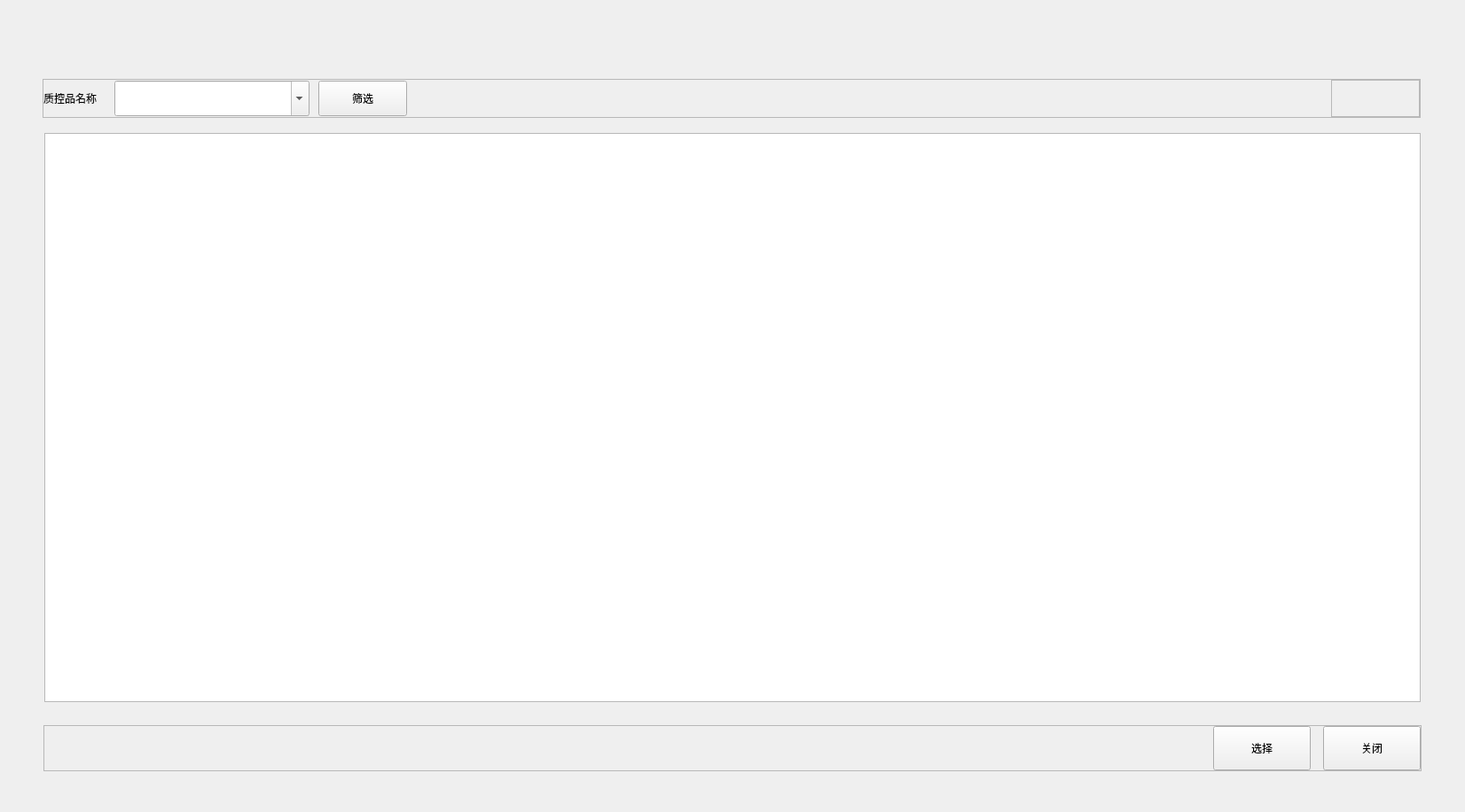
<?xml version="1.0" encoding="UTF-8"?>
<ui version="4.0">
 <class>DefaultQcDlg</class>
 <widget class="BaseDlg" name="DefaultQcDlg">
  <property name="geometry">
   <rect>
    <x>0</x>
    <y>0</y>
    <width>1652</width>
    <height>916</height>
   </rect>
  </property>
  <property name="windowTitle">
   <string>DefaultQcDlg</string>
  </property>
  <widget class="QTableView" name="DefaultQcTbl">
   <property name="geometry">
    <rect>
     <x>50</x>
     <y>150</y>
     <width>1552</width>
     <height>642</height>
    </rect>
   </property>
   <property name="styleSheet">
    <string notr="true">QScrollBar::handle:vertical#BackRgntQcTbl  {
    margin: 46px 3px 3px 2px;
}

QScrollBar::sub-line:vertical#BackRgntQcTbl  {
    height: 43px; 
    border-bottom: 1px solid #a4a4a4;
}</string>
   </property>
   <property name="horizontalScrollMode">
    <enum>QAbstractItemView::ScrollPerPixel</enum>
   </property>
   <property name="showGrid">
    <bool>false</bool>
   </property>
   <attribute name="horizontalHeaderDefaultSectionSize">
    <number>1</number>
   </attribute>
   <attribute name="horizontalHeaderHighlightSections">
    <bool>false</bool>
   </attribute>
   <attribute name="horizontalHeaderStretchLastSection">
    <bool>true</bool>
   </attribute>
   <attribute name="verticalHeaderDefaultSectionSize">
    <number>46</number>
   </attribute>
   <attribute name="verticalHeaderMinimumSectionSize">
    <number>46</number>
   </attribute>
  </widget>
  <widget class="QFrame" name="line_h">
   <property name="geometry">
    <rect>
     <x>50</x>
     <y>150</y>
     <width>1552</width>
     <height>1</height>
    </rect>
   </property>
   <property name="frameShape">
    <enum>QFrame::StyledPanel</enum>
   </property>
   <property name="frameShadow">
    <enum>QFrame::Raised</enum>
   </property>
   <property name="lines" stdset="0">
    <string>solid</string>
   </property>
  </widget>
  <widget class="QFrame" name="line_h_2">
   <property name="geometry">
    <rect>
     <x>50</x>
     <y>791</y>
     <width>1552</width>
     <height>1</height>
    </rect>
   </property>
   <property name="frameShape">
    <enum>QFrame::StyledPanel</enum>
   </property>
   <property name="frameShadow">
    <enum>QFrame::Raised</enum>
   </property>
   <property name="lines" stdset="0">
    <string>solid</string>
   </property>
  </widget>
  <widget class="QFrame" name="line_v_1">
   <property name="geometry">
    <rect>
     <x>50</x>
     <y>150</y>
     <width>1</width>
     <height>642</height>
    </rect>
   </property>
   <property name="frameShape">
    <enum>QFrame::StyledPanel</enum>
   </property>
   <property name="frameShadow">
    <enum>QFrame::Raised</enum>
   </property>
   <property name="lines" stdset="0">
    <string>solid</string>
   </property>
  </widget>
  <widget class="QFrame" name="line_v_2">
   <property name="geometry">
    <rect>
     <x>1601</x>
     <y>150</y>
     <width>1</width>
     <height>642</height>
    </rect>
   </property>
   <property name="frameShape">
    <enum>QFrame::StyledPanel</enum>
   </property>
   <property name="frameShadow">
    <enum>QFrame::Raised</enum>
   </property>
   <property name="lines" stdset="0">
    <string>solid</string>
   </property>
  </widget>
  <widget class="QFrame" name="frame">
   <property name="geometry">
    <rect>
     <x>49</x>
     <y>818</y>
     <width>1554</width>
     <height>52</height>
    </rect>
   </property>
   <property name="minimumSize">
    <size>
     <width>1554</width>
     <height>52</height>
    </size>
   </property>
   <property name="maximumSize">
    <size>
     <width>1554</width>
     <height>52</height>
    </size>
   </property>
   <property name="frameShape">
    <enum>QFrame::StyledPanel</enum>
   </property>
   <property name="frameShadow">
    <enum>QFrame::Raised</enum>
   </property>
   <layout class="QHBoxLayout" name="horizontalLayout" stretch="1,0,0">
    <property name="spacing">
     <number>14</number>
    </property>
    <property name="leftMargin">
     <number>0</number>
    </property>
    <property name="topMargin">
     <number>0</number>
    </property>
    <property name="rightMargin">
     <number>0</number>
    </property>
    <property name="bottomMargin">
     <number>0</number>
    </property>
    <item>
     <spacer name="horizontalSpacer">
      <property name="orientation">
       <enum>Qt::Horizontal</enum>
      </property>
      <property name="sizeHint" stdset="0">
       <size>
        <width>1309</width>
        <height>20</height>
       </size>
      </property>
     </spacer>
    </item>
    <item>
     <widget class="QPushButton" name="SelBtn">
      <property name="minimumSize">
       <size>
        <width>110</width>
        <height>50</height>
       </size>
      </property>
      <property name="maximumSize">
       <size>
        <width>16777215</width>
        <height>50</height>
       </size>
      </property>
      <property name="text">
       <string>选择</string>
      </property>
      <property name="buttons" stdset="0">
       <string>btn_dlg</string>
      </property>
     </widget>
    </item>
    <item>
     <widget class="QPushButton" name="CloseBtn">
      <property name="minimumSize">
       <size>
        <width>110</width>
        <height>50</height>
       </size>
      </property>
      <property name="maximumSize">
       <size>
        <width>16777215</width>
        <height>50</height>
       </size>
      </property>
      <property name="text">
       <string>关闭</string>
      </property>
      <property name="buttons" stdset="0">
       <string notr="true">btn_dlg</string>
      </property>
     </widget>
    </item>
   </layout>
  </widget>
  <widget class="QFrame" name="frame_2">
   <property name="geometry">
    <rect>
     <x>48</x>
     <y>89</y>
     <width>1554</width>
     <height>44</height>
    </rect>
   </property>
   <property name="minimumSize">
    <size>
     <width>1554</width>
     <height>44</height>
    </size>
   </property>
   <property name="maximumSize">
    <size>
     <width>1554</width>
     <height>44</height>
    </size>
   </property>
   <property name="frameShape">
    <enum>QFrame::StyledPanel</enum>
   </property>
   <property name="frameShadow">
    <enum>QFrame::Raised</enum>
   </property>
   <layout class="QHBoxLayout" name="horizontalLayout_3" stretch="0,0,1,0">
    <property name="spacing">
     <number>20</number>
    </property>
    <property name="leftMargin">
     <number>0</number>
    </property>
    <property name="topMargin">
     <number>0</number>
    </property>
    <property name="rightMargin">
     <number>0</number>
    </property>
    <property name="bottomMargin">
     <number>0</number>
    </property>
    <item>
     <widget class="QLabel" name="QcNameLab">
      <property name="text">
       <string>质控品名称</string>
      </property>
     </widget>
    </item>
    <item>
     <layout class="QHBoxLayout" name="horizontalLayout_2">
      <property name="spacing">
       <number>10</number>
      </property>
      <item>
       <widget class="QFilterComboBox" name="QcNameCombo">
        <property name="minimumSize">
         <size>
          <width>220</width>
          <height>40</height>
         </size>
        </property>
        <property name="maximumSize">
         <size>
          <width>16777215</width>
          <height>40</height>
         </size>
        </property>
        <property name="editable">
         <bool>true</bool>
        </property>
       </widget>
      </item>
      <item>
       <widget class="QPushButton" name="QueryBtn">
        <property name="minimumSize">
         <size>
          <width>100</width>
          <height>40</height>
         </size>
        </property>
        <property name="maximumSize">
         <size>
          <width>16777215</width>
          <height>40</height>
         </size>
        </property>
        <property name="text">
         <string>筛选</string>
        </property>
        <property name="buttons" stdset="0">
         <string notr="true">flat_btn</string>
        </property>
       </widget>
      </item>
     </layout>
    </item>
    <item>
     <spacer name="horizontalSpacer_2">
      <property name="orientation">
       <enum>Qt::Horizontal</enum>
      </property>
      <property name="sizeHint" stdset="0">
       <size>
        <width>40</width>
        <height>20</height>
       </size>
      </property>
     </spacer>
    </item>
    <item>
     <widget class="QFrame" name="DevListFrame">
      <property name="minimumSize">
       <size>
        <width>100</width>
        <height>42</height>
       </size>
      </property>
      <property name="maximumSize">
       <size>
        <width>16777215</width>
        <height>42</height>
       </size>
      </property>
      <property name="frameShape">
       <enum>QFrame::StyledPanel</enum>
      </property>
      <property name="frameShadow">
       <enum>QFrame::Raised</enum>
      </property>
     </widget>
    </item>
   </layout>
  </widget>
  <zorder>frame_2</zorder>
  <zorder>frame</zorder>
  <zorder>DefaultQcTbl</zorder>
  <zorder>line_h</zorder>
  <zorder>line_h_2</zorder>
  <zorder>line_v_1</zorder>
  <zorder>line_v_2</zorder>
 </widget>
 <layoutdefault spacing="6" margin="11"/>
 <customwidgets>
  <customwidget>
   <class>BaseDlg</class>
   <extends>QWidget</extends>
   <header>shared/basedlg.h</header>
   <container>1</container>
  </customwidget>
  <customwidget>
   <class>QFilterComboBox</class>
   <extends>QComboBox</extends>
   <header>shared/QFilterComboBox.h</header>
  </customwidget>
 </customwidgets>
 <resources/>
 <connections/>
</ui>
